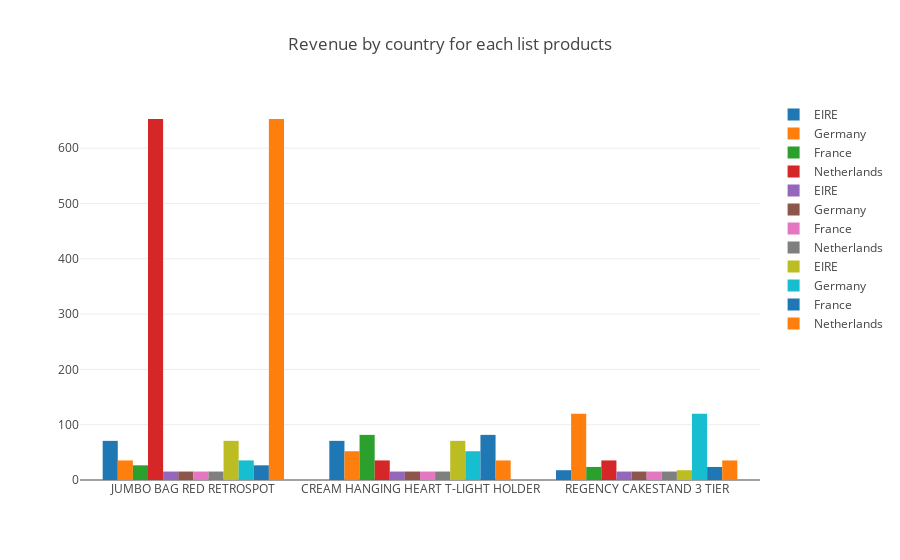

The notebook cell this image was saved under:
### Code cell
data = []

for product in product_list:
    for country in country_list:
        data.append(go.Bar(x=product_list,
               y=df[(df.Country==country)|(df.Description==product)].Revenue, name=country))

layout = go.Layout(barmode='group', title = 'Revenue by country for each list products')

fig = go.Figure(data=data, layout=layout)
iplot(fig)

### Figure 1 — Plotly figure (JSON) as saved in the notebook; plotly's stock layout.template omitted (floating-point values rounded to 4 significant figures; data arrays with more than 128 entries replaced by an {"elided": "..."} marker saying what was removed)
{"data": [{"name": "EIRE", "type": "bar", "uid": "c31853fe-8b99-42d3-8039-321ebe3efebd", "x": ["JUMBO BAG RED RETROSPOT", "CREAM HANGING HEART T-LIGHT HOLDER", "REGENCY CAKESTAND 3 TIER"], "y": {"elided": "8740 float values"}}, {"name": "Germany", "type": "bar", "uid": "968d3339-094e-4237-990f-8a5b97baea0a", "x": ["JUMBO BAG RED RETROSPOT", "CREAM HANGING HEART T-LIGHT HOLDER", "REGENCY CAKESTAND 3 TIER"], "y": {"elided": "10240 float values"}}, {"name": "France", "type": "bar", "uid": "2802d4d7-f457-4cd5-bcc4-0fbb3b305ff5", "x": ["JUMBO BAG RED RETROSPOT", "CREAM HANGING HEART T-LIGHT HOLDER", "REGENCY CAKESTAND 3 TIER"], "y": {"elided": "9613 float values"}}, {"name": "Netherlands", "type": "bar", "uid": "54d396cb-8482-4448-a85f-332b50df2adc", "x": ["JUMBO BAG RED RETROSPOT", "CREAM HANGING HEART T-LIGHT HOLDER", "REGENCY CAKESTAND 3 TIER"], "y": {"elided": "3926 float values"}}, {"name": "EIRE", "type": "bar", "uid": "3ae7202e-b92c-43cb-b185-504852447602", "x": ["JUMBO BAG RED RETROSPOT", "CREAM HANGING HEART T-LIGHT HOLDER", "REGENCY CAKESTAND 3 TIER"], "y": {"elided": "9131 float values"}}, {"name": "Germany", "type": "bar", "uid": "6e8800da-7eae-414f-b354-8aab08dfe65a", "x": ["JUMBO BAG RED RETROSPOT", "CREAM HANGING HEART T-LIGHT HOLDER", "REGENCY CAKESTAND 3 TIER"], "y": {"elided": "10692 float values"}}, {"name": "France", "type": "bar", "uid": "95d39d10-6a87-4a2e-82f2-b81ec9b740ae", "x": ["JUMBO BAG RED RETROSPOT", "CREAM HANGING HEART T-LIGHT HOLDER", "REGENCY CAKESTAND 3 TIER"], "y": {"elided": "10066 float values"}}, {"name": "Netherlands", "type": "bar", "uid": "a23a5f60-c145-4650-a676-d16e7a40635c", "x": ["JUMBO BAG RED RETROSPOT", "CREAM HANGING HEART T-LIGHT HOLDER", "REGENCY CAKESTAND 3 TIER"], "y": {"elided": "4351 float values"}}, {"name": "EIRE", "type": "bar", "uid": "676805b2-7d68-4334-b36f-65a0e5f2efaf", "x": ["JUMBO BAG RED RETROSPOT", "CREAM HANGING HEART T-LIGHT HOLDER", "REGENCY CAKESTAND 3 TIER"], "y": {"elided": "8793 float values"}}, {"name": "Germany", "type": "bar", "uid": "c2351b7b-1398-49dc-8cf4-2fb12791c15f", "x": ["JUMBO BAG RED RETROSPOT", "CREAM HANGING HEART T-LIGHT HOLDER", "REGENCY CAKESTAND 3 TIER"], "y": {"elided": "10316 float values"}}, {"name": "France", "type": "bar", "uid": "03316ede-3ab5-4c3f-8490-3f514f9e800f", "x": ["JUMBO BAG RED RETROSPOT", "CREAM HANGING HEART T-LIGHT HOLDER", "REGENCY CAKESTAND 3 TIER"], "y": {"elided": "9706 float values"}}, {"name": "Netherlands", "type": "bar", "uid": "70b96481-a624-418e-b9ab-58a422df8727", "x": ["JUMBO BAG RED RETROSPOT", "CREAM HANGING HEART T-LIGHT HOLDER", "REGENCY CAKESTAND 3 TIER"], "y": {"elided": "4034 float values"}}], "layout": {"barmode": "group", "title": {"text": "Revenue by country for each list products"}}}
